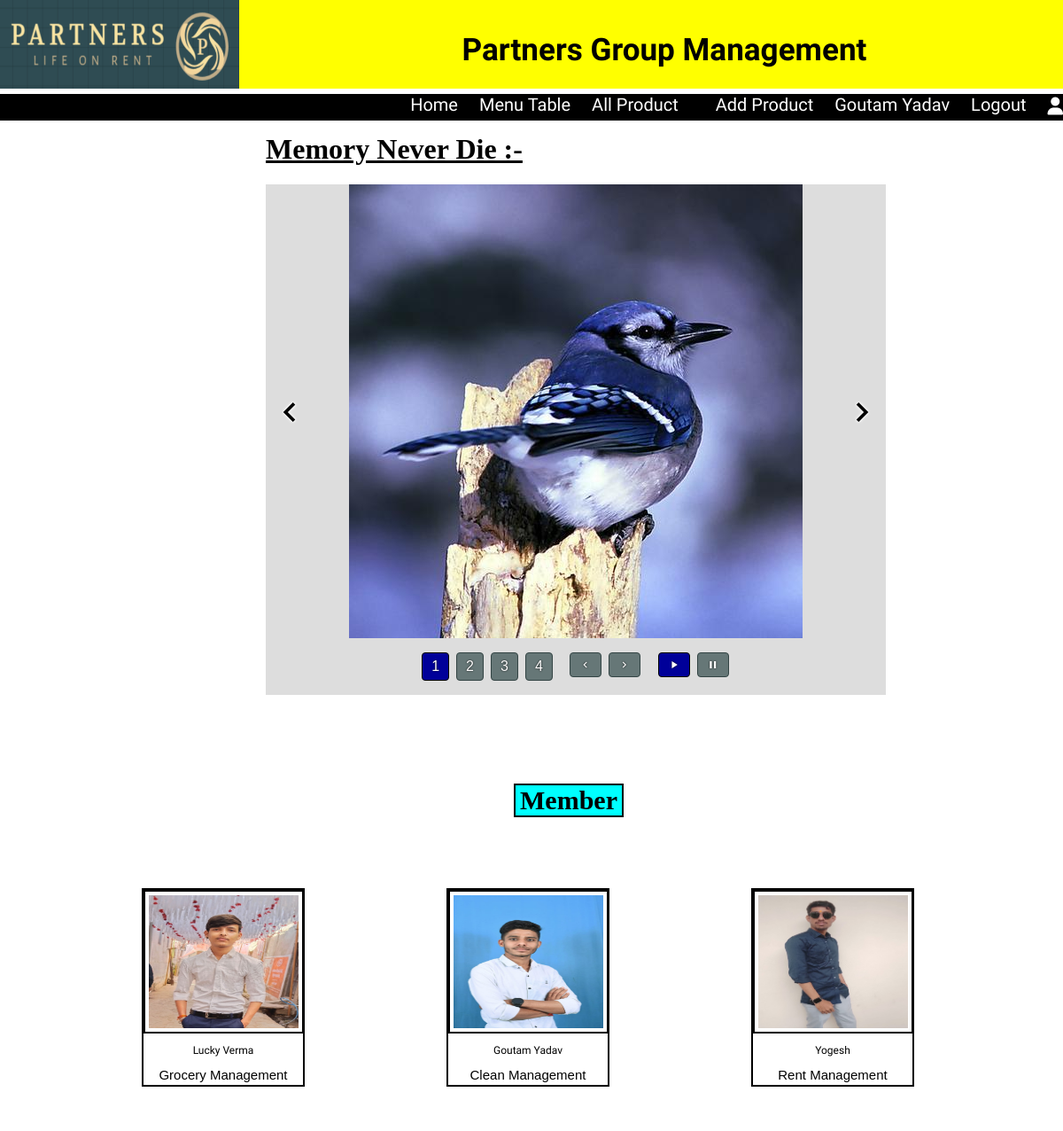
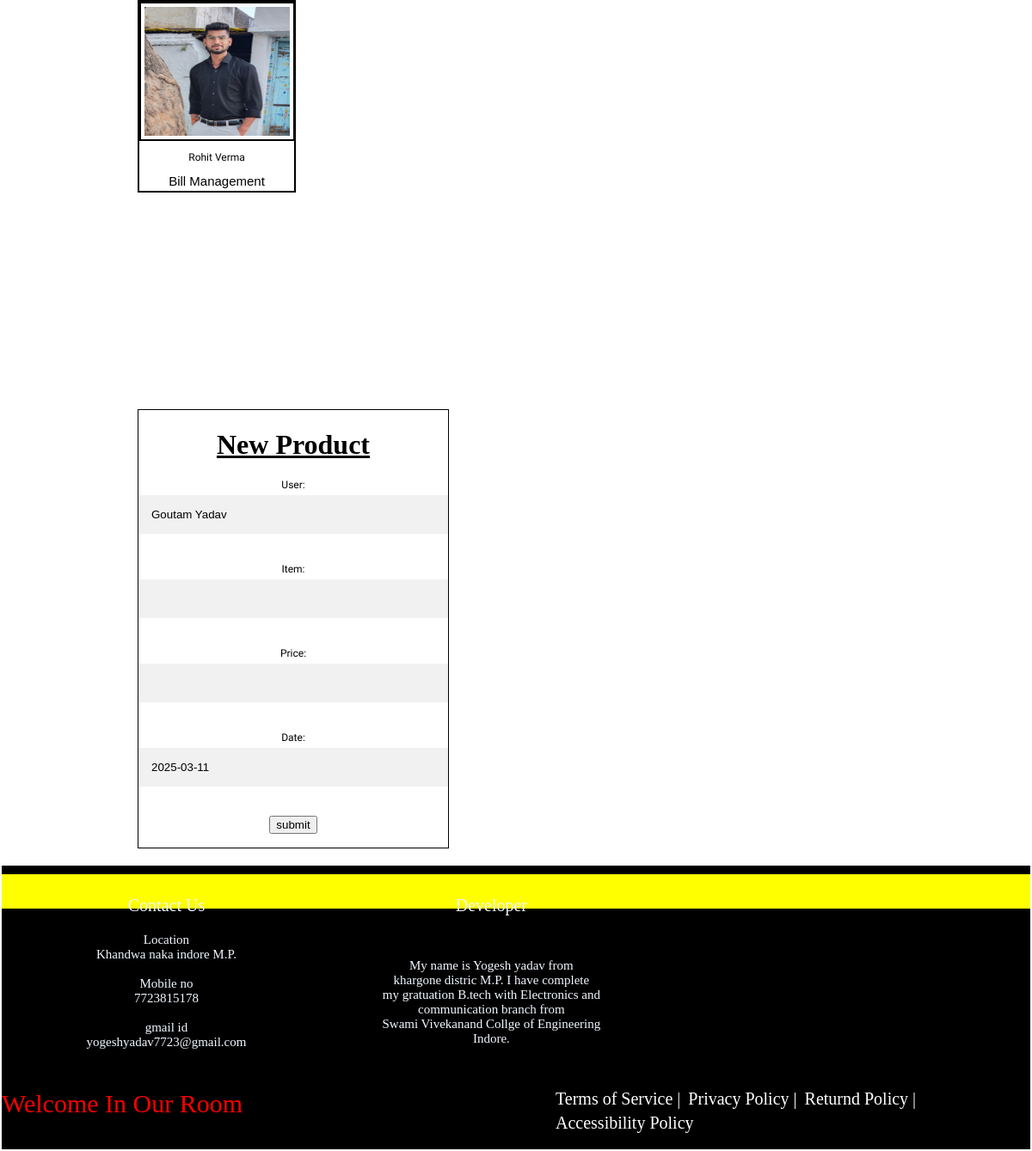
Page / (signed in) on the committed database (2 pictures, top to bottom).
### app1/models.py (models this page shows)
class Profile(models.Model):
    name = models.OneToOneField(User,on_delete=models.CASCADE,max_length=50)
    education = models.CharField(max_length=50,null=True)
    dept = models.CharField(choices=DEPARTMENT_TYPES,max_length=7,default='Member')
    gender = models.CharField(max_length=10,default=None)
    address = models.TextField(default=None)
    contact = models.IntegerField(default=None)
    profile = models.ImageField(upload_to='profile/',blank=True)

### app1/views.py (the view, shortened to what this page needs)
# urls.py: path('',views.index),
def index(request):
    if request.user.is_authenticated:
        data = Profile.objects.order_by("?")
        fm = ProductForm(initial={'user':request.user})
        return render(request,'index.html',{'data':data,'fm':fm})

### app1/forms.py
class ProductForm(forms.ModelForm):
    user = forms.CharField(widget=forms.TextInput(attrs={'readonly':True}))
    class Meta:
        model = Product
        fields = ['user','item','price','date']

### app1/templates/index.html (shortened to what this page needs)
{% extends "base.html" %}
{% load static %}
{% block contaner %}
<div class="mainContainer">
     <h1>Memory Never Die :-</h1>
     <ul class="riot-slider">
       <li><img src="{% static 'images/blue-jay.jpg' %}" /></li>
     </ul>
</div>
<h2>Member</h2>
<div class="member">
  {% for i in data %}
  <div class="sub_member" >
  {% if i.profile %}
    <img src="{{i.profile.url}}" alt=' ' id='b'>
  {% endif %}
  <p><a href="#" target=" " class='y'>{{i.name}}</a></p>
  <p><a href="#" target=" " class='ds'>{{i.dept}} Management</a></p>
  </div>
  {% endfor %}
</div>
{% endblock %}
{% if user.is_authenticated %}
{% block addprod %}
<div class='add_prod'>
  <div class='sub_prod'>
  <h1>New Product</h1>
  <form action='  ' method='post' novalidate>
    {{fm.as_p}}
    <button type='submit'>submit</button>
  </form>
  </div>
</div>
{% endblock %}
{% endif %}

### app1/templates/base.html (shortened to what this page needs)
{% load static %}
<html>
<head>
     <link rel="stylesheet" href="{% static 'riot-slider.min.css' %}" />
    <link rel='stylesheet' href="{% static 'style.css' %}">
    <link rel='stylesheet' href="{% static 'data/style.css' %}">
</head>
     <body >
          <header>
               <div class="head">
                    <div id="logo"><img src= "{% static 'images\contanering.png' %}" ></div>
                    <div id="pro_name"><h3> Partners Group Management</h3></div>
               </div>
       <nav>
           <ul>
            <li><a href='/' target='' class='z'>Home</a></li>
            <li><a href='/menu/' target='' class='z'>Menu Table</a></li>
            <li><a href='/all_entry/' target='' class='z'style='margin-right:18px'>All Product</a></li>
            {% if user.is_authenticated %}
               <li><a href='/add_product/' target='' class='z'>Add Product</a></li>
               <li><a href='/profile/' target='' class='z'>{{user.username}}</a></li>
               <li><a href='/log_out/{{user.id}}/' target='' class='z'>Logout</a></li>
               <li><a href='/profile/' target='' class='z'><i class="fa-solid fa-user"></i></a></li>
            {% else %}
               <li><a href='/sign_in/' target='' class='z'>sign-in</a></li>
               <li><a href='/signup/' target='' class='z'>sign-up</a></li>
            {% endif %}
           </ul>
            </nav>
          </header>
          {% block contaner %}
          {% endblock %}
          {% block addprod %}
          {% endblock %}
          <br>
        <footer>
          <div id='main_foot'>
               <div class='x'>
                       <div style='font-size:20px;text-align:center'>Contact Us</div>
               <div id="con_foot">Location<br>Khandwa naka indore M.P.<br><br>
               Mobile no<br>7723815178<br><br>
               gmail id<br>yogeshyadav7723@gmail.com
               </div>
               </div>
               <div class='x'><div style='font-size:20px;text-align:center'>Developer</div>
               <div id="dev_foot"> My name is Yogesh yadav from<br> khargone distric M.P.
                I have complete<br> my gratuation B.tech with Electronics and
                communication branch from<br> Swami Vivekanand Collge of Engineering Indore.
               </div>
                </div>
               <div class='x'><iframe src="https://www.google.com/maps/embed?pb=!1m18!1m12!1m3!1d2809.3234892625574!2d75.87563517115483!3d22.67390227581232!2m3!1f0!2f0!3f0!3m2!1i1024!2i768!4f13.1!3m3!1m2!1s0x3962fc95e4566a19%3A0x721053fbd22a72e4!2z4KS44KSC4KSkIOCkqOCkl-CksCDgpI_gpLXgpYfgpKjgpY3gpK_gpYIsIOCkuOCkguCkpCDgpKjgpJfgpLAsIOCkh-CkqOCljeCkpuCljOCksCwg4KSu4KSn4KWN4KSvIOCkquCljeCksOCkpuClh-CktiA0NTIwMjA!5e0!3m2!1shi!2sin!4v1681233279667!5m2!1shi!2sin"
                    style="border:0;width:275px;height:200px" allowfullscreen="" loading="lazy">
               </iframe>
               </div>
               <marquee scrollamount='20' id="mq">Welcome In Our Room</marquee>
              <div class="fd_main">
              <ul id="fd">
               <li><a href='#' target='' class='z' >Terms of Service |</a></li>
               <li><a href='#' target='' class='z' >Privacy Policy |</a></li>
               <li><a href='menu_table.html' target='' class='z'>Returnd Policy |</a></li>
               <li><a href='#' target='' class='z' >Accessibility Policy </a></li>
               </ul>
          </div>
          </div>
      </footer>
</body>
</html>

### app1/static/style.css (style rules this page uses)
body { margin:0; padding: 0; }
header { width: 100%; background-color: yellow; height:100px; }
#pro_name { float: left; font-family:"shrikhand"; background-color:yellow; font-size:30px; text-align:center; width:70%; height: 60px; }
h2 { margin-left: 580px; width: 120px; border:2px solid black; font-size: 30px; text-align: center; margin-top: 100px; background-color: aqua; }
#logo { float:left; width:25%; margin-right: 30px; height: 100px; }
#logo img { height: 100%; width: 90%; }
footer { background-color:black; border:2px solid white; color:aliceblue; height:330px; }
nav { background-color:black; width:100%; height:30px; text-align: end; }
nav li { font-family: 'Mate SC', serif; display:inline; font-size:20px; margin-left:20px; }
p { font-family:"shrikhand"; font-size:12px; text-align:center; }
#b { border:2px solid black; padding: 4px; width:94%; height:150px; }
.x { float:left; font-size:15px; width:27%; height: 200px; margin: 25px; margin-left: 30px; }
.y { color:black; text-decoration:none; text-align:center; }
.ds { color:black; text-decoration:none; font-size: 15px; font-family:'Gill Sans', 'Gill Sans MT', Calibri, 'Trebuchet MS', sans-serif; }
.z { color:White; float:left; text-decoration:none; }
#main_foot { width: 100%; height:20px; }
#mq { background-color:yellow; color:red; font-size:30px; height: 40px; width:100%; margin-top:10px; }
ul li { display:inline-block; }
#dev_foot,#con_foot { margin: 20px; text-align: center; }
#dev_foot { margin-top: 50px; }
#fd { margin-left: 600px; font-size: 20px; margin-top: 10px; }
.fd_main { height: 30px; width: 100%; background-color: black; color: aliceblue; }
#fd li a { margin-left: 4px; }
.member .sub_member { float:left; width:15%; height:220px; margin-top:50px; margin-left:160px; border:2px solid black; }
.head { height: 90px; }
.mainContainer { margin-left: 300px; width: 100%; max-width: 700px; margin-top: 50px; }
h1 { text-decoration:underline; }
.member { width:100%; height:90vh; margin-top:30px; margin-bottom:30px; }

### app1/static/data/style.css (style rules this page uses)
body { width: 100%; height: 100%; margin: 0%; padding: 0%; box-sizing: border-box; }
input[type=text], input[type=number] { width: 100%; padding: 15px; margin: 5px 0 22px 0; display: inline-block; border: none; background: #f1f1f1; }
a { color: dodgerblue; }

### rows in the picture
Profile: profile (picture), name "Lucky Verma", dept "Grocery"
Profile: profile (picture), name "Goutam Yadav", dept "Clean"
Profile: profile (picture), name "Yogesh", dept "Rent"
Profile: profile (picture), name "Rohit Verma", dept "Bill"

### other values in the picture
{{ user.username }} "Goutam Yadav"
